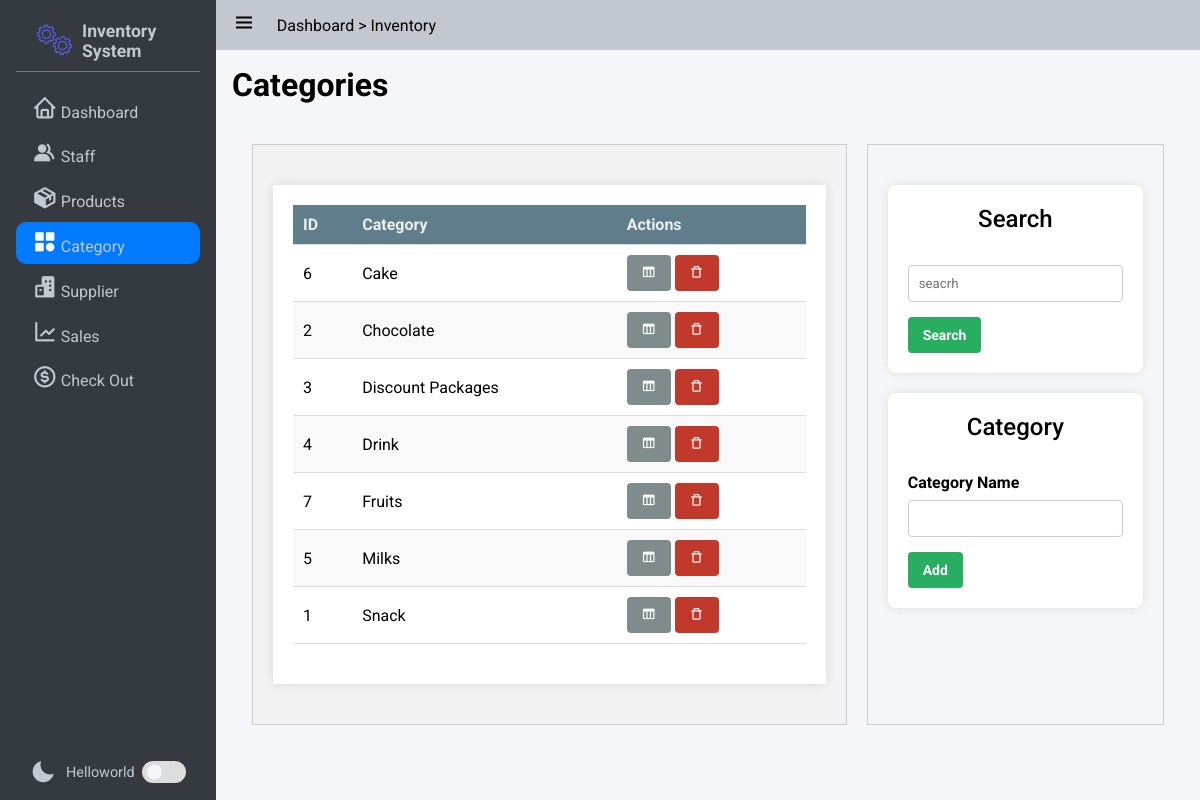
The page /category/ on the database its author committed.
### app/models/category.py (models this page shows, shortened)
class Category(db.Model):
    id = db.Column(db.Integer, nullable=False, primary_key=True)
    Name = db.Column(db.String, nullable=False)

### app/category/routes.py (the view)
@bp.route('/', methods=['GET'])
def index():
    form = CategoryForm()
    page = request.args.get('page', 1, type=int)
    per_page = request.args.get('per_page', 10, type=int)
    categories = Category.query.order_by(Category.Name).paginate(page=page, per_page=per_page)
    return render_template('product/categories.html', categories = categories, form = form)

### app/category/routes.py
class CategoryForm(FlaskForm):
    name = StringField('Category Name', validators=[InputRequired(),DataRequired()])

### app/templates/product/categories.html (shortened to what this page needs)
{% extends 'base.html' %}
{% block css_style %}
    <link rel="stylesheet" href="{{url_for('static',filename='css/grid.css')}}">
    <link rel="stylesheet" href="{{url_for('static',filename='css/form.css')}}">
    <link rel="stylesheet" href="{{url_for('static',filename='css/table.css')}}">
{% endblock %}
{% block nav_category %}active{% endblock %}
{% block content %}
    <span class="title"><h1>{% block title %} Categories {% endblock %}</h1></span>
    <div class="grid-container four-two-grid">
        <div class="grid-item">
            <div class="table-container maxheight-800">
                <table>
                <thead>
                    <tr>
                    <th>ID</th>
                    <th>Category</th>
                    <th>Actions</th>
                    </tr>
                </thead>
                <tbody>
                    {% for category in categories %}
                    <tr>
                    <form method="POST" action="{{ url_for('category.edit_category',category_name = category.Name) }}" style="display: inline-block;">
                    <td>
                        <span>{{ category.id }}</span>
                    </td>
                    <td>
                        <span>{{ category.Name }}</span>
                      </td>
                    <td>
                        <button class="button gray" type="button" id="edit" href="javascript:;"><i class='bx bx-columns'></i></button>
                    </form>
                        <form method="GET" action="{{url_for('category.delete_category',id = category.id)}}"
                        style="display: inline-block;">
                        <button class="button error" type="submit" id="delete" onclick="return confirm('Are you sure you want to delete this item?')"><i class='bx bx-trash-alt'></i></button>
                        </form>
                    </tr>
                    {% endfor %}
                </tbody>
                </table>
            </div>
        </div>
        <div class="grid-item">
            <div class="form-container">
                <h3>Search</h3>
                <form action="{{url_for('category.search_category')}}" method="get">
                    <input type="text" name="query" placeholder="seacrh"autocomplete="false">
                    <button class="button success" type="submit">Search</button>
                </form>
            </div>
            <div class="form-container">
                <h3>Category</h3>
                <form action="{{url_for('category.create_category')}}" method="post">
                        {{form.name.label}}
                        {{ form.name}}
                        <button class="button success" type="submit">Add</button>
                </form>
            </div>
        </div>
    </div>
{% endblock %}

### app/static/css/button.css (style rules this page uses)
:root { --primary-color: #3498db; --secondary-color: #2ecc71; --accent-color: #e74c3c; --background-color: #ecf0f1; --link-color: #2980b9; --border-color: #bdc3c7; --success-color: #27ae60; --warning-color: #f39c12; --error-color: #c0392b; --info-color: #3498db; --dark-color: #34495e; --light-color: #ecf0f1; --gray-color: #7f8c8d; --purple-color: #9b59b6; --pink-color: #e91e63; --teal-color: #009688; --orange-color: #e67e22; --brown-color: #795548; --cyan-color: #00bcd4; --indigo-color: #3f51b5; --lime-color: #cddc39; --amber-color: #ffc107; --deep-purple-color: #673ab7; --deep-orange-color: #ff5722; --light-green-color: #8bc34a; --blue-gray-color: #607d8b; --yellow-color: #ffeb3b; }
.button { display: inline-block; padding: 10px 15px; font-size: 14px; font-weight: bold; text-align: center; text-decoration: none; color: #fff; border: none; border-radius: 4px; cursor: pointer; transition: background-color 0.3s ease; }
.success { background-color: var(--success-color); color: #fff; }
.error { background-color: var(--error-color); color: #fff; }
.gray { background-color: var(--gray-color); color: #fff; }

### app/static/css/style.css (style rules this page uses)
:root { --text-color:#212529; --text-color-grey:#c2c7d0; --text-color-dark-grey:#898989; --main-color:#007bff; --main-color-hover:#228dff; --second-color:; --second-color-hover:; --white-color:#fff; --bg-color-dark:#343a40; --bg-color-second-light:#dee2e6; --bg-color-light:#f4f6f9; --toggle-color:#ddd; --red-color:#dc3545; --dark-yellow-color:#ffc107; --yellow-color:#ffc107; --sidebar-width:18%; }
* { font-family: 'Roboto', sans-serif; margin: 0; padding: 0; box-sizing: border-box; scrollbar-width: none; }
body { width: 100vw; height: 100vh; background: #e9ecef; position: relative; }
input { padding: 10px; box-sizing: border-box; border: 1px solid #ccc; border-radius: 4px; }

### app/static/css/grid.css (style rules this page uses)
.grid-container { display: grid; gap: 20px; margin: 20px auto; padding: 20px; }
.grid-container h3 { font-size: 1.5rem; font-weight: 500; text-align: center; margin-bottom: 2rem; }
.four-two-grid { grid-template-columns: 4fr 2fr; }
.grid-item { padding: 20px; border: 1px solid #ccc; }
.grid-item:first-child { background-color: #f2f2f2; }

### app/static/css/form.css (style rules this page uses)
form { margin: 0; padding: 0; border: 0; }
.form-container { max-width: 400px; margin: 20px auto; padding: 20px; background-color: #ffffff; border-radius: 8px; box-shadow: 0 0 10px rgba(0, 0, 0, 0.1); }
.form-container h3 { font-size: 1.5rem; font-weight: 500; text-align: center; margin-bottom: 2rem; }
form label { display: block; margin-bottom: 8px; font-weight: bold; }
form input[type="text"], form input[type="email"], form input[type="password"], form input[type="number"], form input[type="date"], form select, form textarea { width: 100%; padding: 10px; margin-bottom: 15px; box-sizing: border-box; border: 1px solid #ccc; border-radius: 4px; }

### app/static/css/table.css (style rules this page uses)
.table-container { margin: 20px auto; background-color: #ffffff; padding: 20px; box-shadow: 0 0 10px rgba(0, 0, 0, 0.1); }
.table-container.maxheight-800 { max-height:800px; }
table { width: 100%; border-collapse: collapse; margin-bottom: 20px; }
th { background-color: var(--blue-gray-color); color:var(--background-color); padding: 10px; text-align: left; font-weight: bold; }
tr { border-bottom: 1px solid #ddd; }
tr:nth-child(even) { background-color: #f9f9f9; }
td { padding: 10px; }

### rows shown on the page
Category: id "6", Name "Cake"
Category: id "2", Name "Chocolate"
Category: id "3", Name "Discount Packages"
Category: id "4", Name "Drink"
Category: id "7", Name "Fruits"
Category: id "5", Name "Milks"
Category: id "1", Name "Snack"
